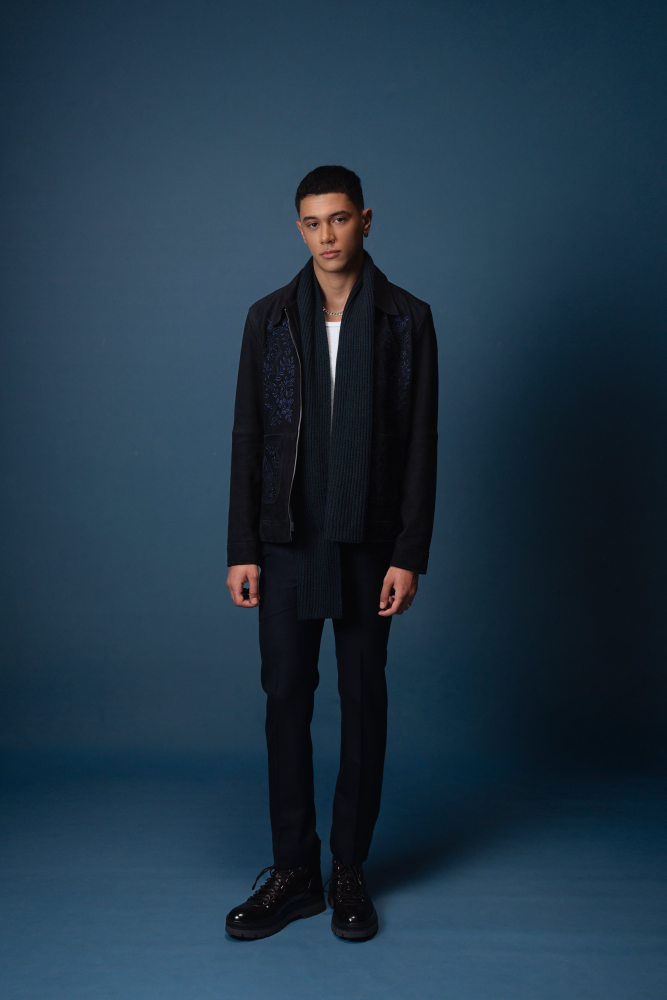
#> input picture jackets_original/BEN03124 (1).jpg, 2667 x 4000 px, found by its file name (shown at 1/4 size); its folder holds only this picture in this run
$ python dump_crops.py
#> lines starting #> are read from the running program, lines starting #| are printed output that depends on the picture
import os
from PIL import Image

out_dir = 'scratch/inspect_all_35'
os.makedirs(out_dir, exist_ok=True)

all_files = [f for f in os.listdir('jackets_original') if not f.startswith(('resized_', 'compressed_'))]

# Unique by prefix
unique_files = {}
for f in all_files:
    prefix = f.split('.')[0].replace(' (1)', '')
    if prefix not in unique_files:
        unique_files[prefix] = f
    elif f.endswith('.jpg'):
        unique_files[prefix] = f

print(f"Processing {len(unique_files)} unique shots...")

for prefix, fname in sorted(unique_files.items()):
    fp = os.path.join('jackets_original', fname)
    with Image.open(fp) as im:
#> im is the input picture: PIL image 2667x4000 RGB; mean R, G, B 32.1, 52.9, 69.4
        im_rgb = im.convert('RGB')
        w, h = im_rgb.size
#> w = 2667; h = 4000

        # Save full thumbnail
        thumb = im_rgb.resize((300, int(300 * h / w)))
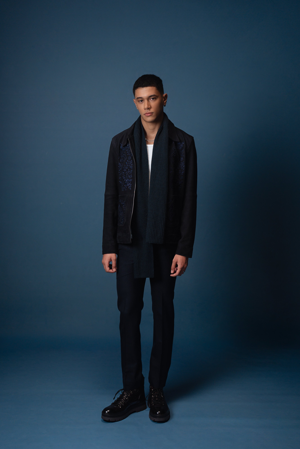
#> thumb: PIL image 300x449 RGB; mean R, G, B 32.1, 52.9, 69.4
        thumb.save(os.path.join(out_dir, f"{prefix}_full.jpg"), quality=85)

        # Save face / head crop (upper 40% center)
        face_crop = im_rgb.crop((int(w * 0.2), int(h * 0.02), int(w * 0.8), int(h * 0.4)))
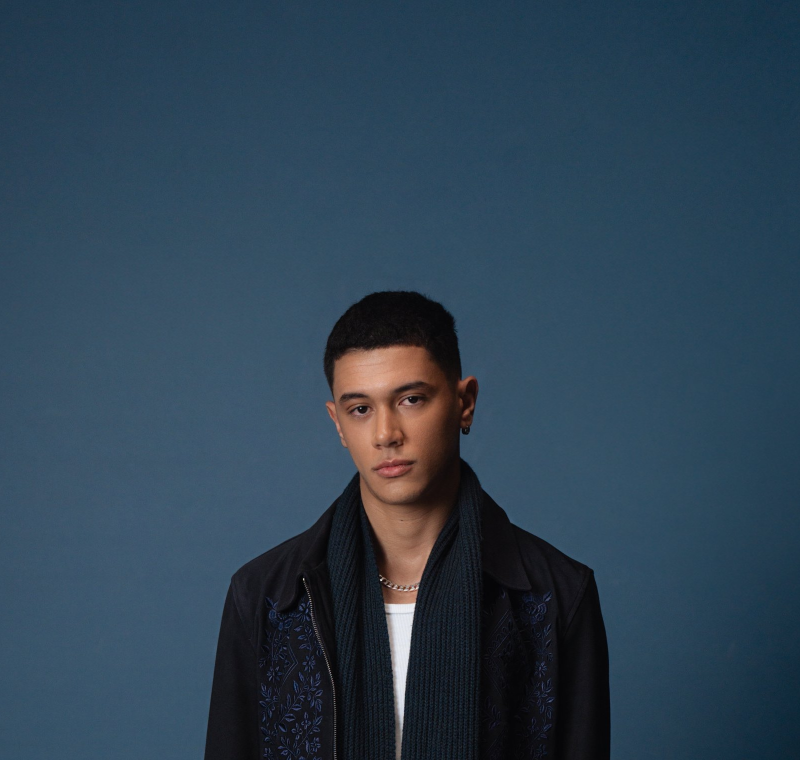
#> face_crop: PIL image 1600x1520 RGB (shown at 1/2 size); mean R, G, B 45.6, 65.7, 82.4
        face_crop = face_crop.resize((240, 240))
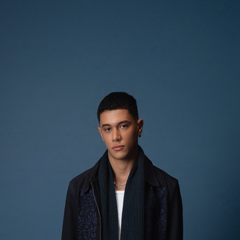
#> face_crop: PIL image 240x240 RGB; mean R, G, B 45.6, 65.7, 82.4
        face_crop.save(os.path.join(out_dir, f"{prefix}_head.jpg"), quality=85)

        # Save jacket torso crop (middle 40%)
        torso_crop = im_rgb.crop((int(w * 0.2), int(h * 0.25), int(w * 0.8), int(h * 0.75)))
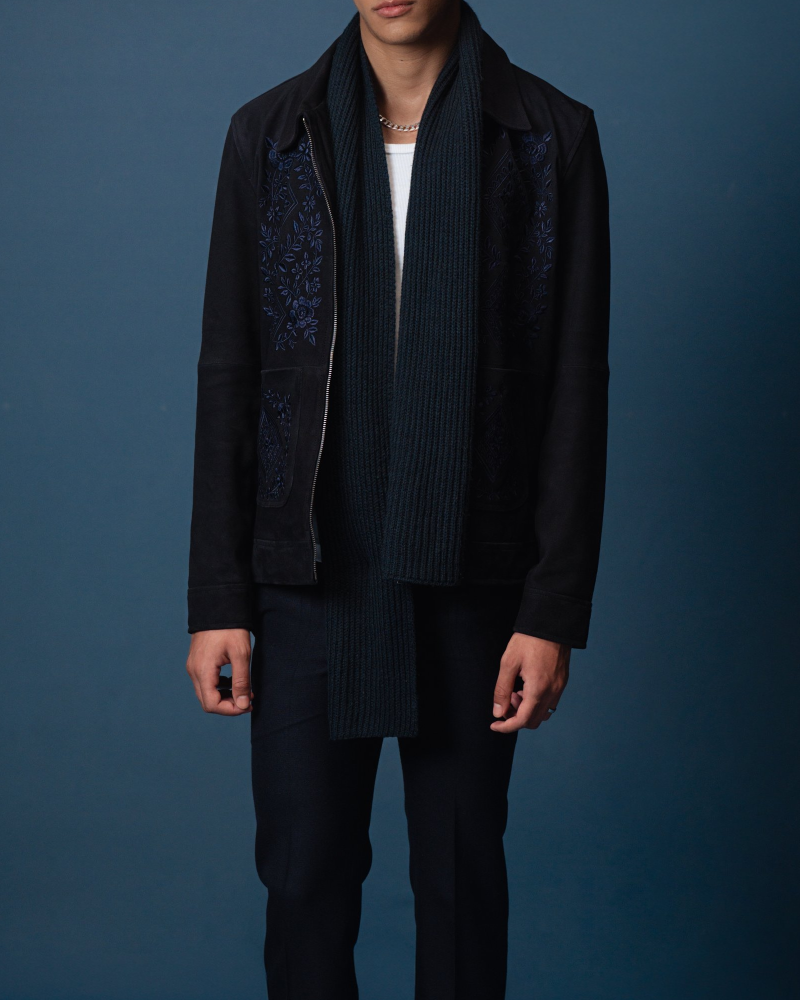
#> torso_crop: PIL image 1600x2000 RGB (shown at 1/2 size); mean R, G, B 31, 45.5, 58.2
        torso_crop = torso_crop.resize((240, 240))
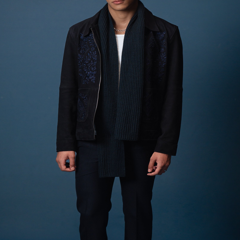
#> torso_crop: PIL image 240x240 RGB; mean R, G, B 31, 45.5, 58.2
        torso_crop.save(os.path.join(out_dir, f"{prefix}_torso.jpg"), quality=85)

print("Saved all crops to scratch/inspect_all_35!")
